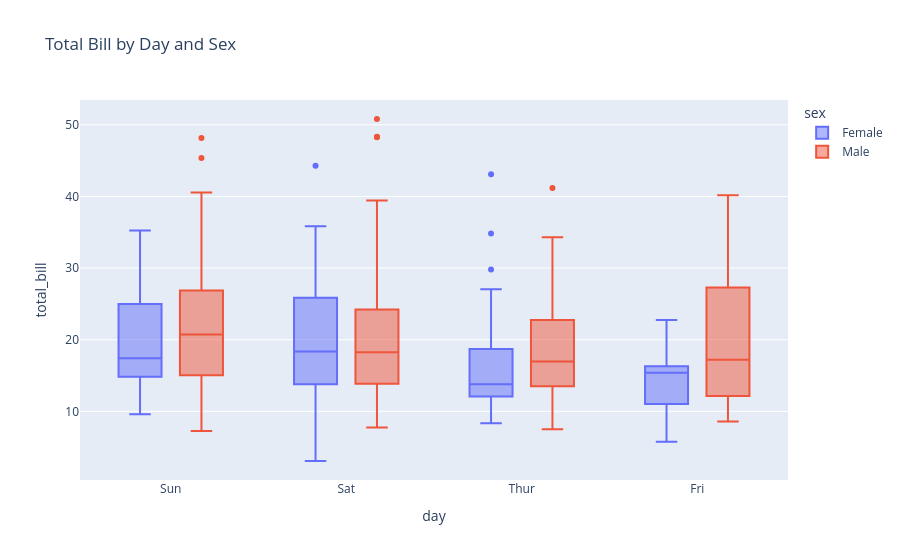
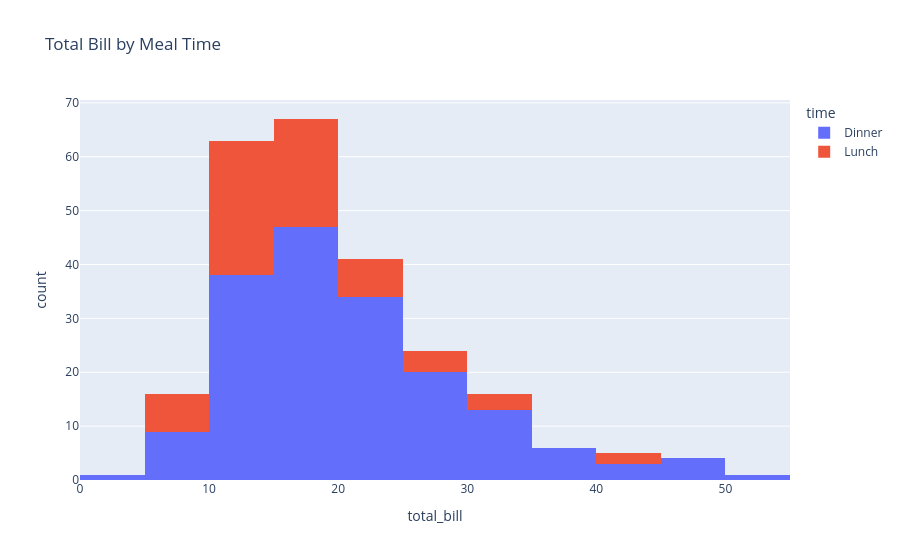

Notebook code for these charts, in order:
### Code cell
# Task 9: Interactive Box Plot and Histogram

fig = px.box(
    tips, x="day", y="total_bill", color="sex", title="Total Bill by Day and Sex"
)
fig.show()

fig = px.histogram(
    tips,
    x="total_bill",
    color="time",
    nbins=15,
    title="Total Bill by Meal Time",
)
fig.show()

### Figure 1 — Plotly figure (JSON) as saved in the notebook; plotly's stock layout.template omitted (floating-point values rounded to 4 significant figures; data arrays with more than 128 entries replaced by an {"elided": "..."} marker saying what was removed)
{"data": [{"alignmentgroup": "True", "hovertemplate": "sex=Female<br>day=%{x}<br>total_bill=%{y}<extra></extra>", "legendgroup": "Female", "marker": {"color": "#636efa"}, "name": "Female", "notched": false, "offsetgroup": "Female", "orientation": "v", "showlegend": true, "type": "box", "x": ["Sun", "Sun", "Sun", "Sun", "Sun", "Sun", "Sat", "Sat", "Sat", "Sat", "Sat", "Sat", "Sun", "Sun", "Sat", "Sat", "Sat", "Sat", "Sat", "Sat", "Sat", "Thur", "Thur", "Fri", "Fri", "Fri", "Fri", "Fri", "Sat", "Sat", "Sat", "Sat", "Sat", "Sun", "Sun", "Thur", "Thur", "Thur", "Thur", "Thur", "Thur", "Thur", "Thur", "Thur", "Thur", "Thur", "Thur", "Thur", "Thur", "Thur", "Thur", "Thur", "Thur", "Thur", "Thur", "Thur", "Thur", "Sun", "Sun", "Sun", "Sun", "Sun", "Sat", "Sat", "Sun", "Sun", "Sun", "Thur", "Thur", "Thur", "Thur", "Thur", "Thur", "Thur", "Sat", "Sat", "Sat", "Sat", "Sat", "Fri", "Fri", "Fri", "Fri", "Sat", "Sat", "Sat", "Thur"], "x0": " ", "xaxis": "x", "y": [16.99, 24.59, 35.26, 14.83, 10.33, 16.97, 20.29, 15.77, 19.65, 15.06, 20.69, 16.93, 10.29, 34.81, 26.41, 16.45, 3.07, 17.07, 26.86, 25.28, 14.73, 10.07, 34.83, 5.75, 16.32, 22.75, 11.35, 15.38, 44.3, 22.42, 20.92, 14.31, 7.25, 25.71, 17.31, 10.65, 12.43, 24.08, 13.42, 12.48, 29.8, 14.52, 11.38, 20.27, 11.17, 12.26, 18.26, 8.51, 10.33, 14.15, 13.16, 17.47, 27.05, 16.43, 8.35, 18.64, 11.87, 29.85, 25.0, 13.39, 16.21, 17.51, 10.59, 10.63, 9.6, 20.9, 18.15, 19.81, 43.11, 13.0, 12.74, 13.0, 16.4, 16.47, 12.76, 13.27, 28.17, 12.9, 30.14, 13.42, 15.98, 16.27, 10.09, 22.12, 35.83, 27.18, 18.78], "y0": " ", "yaxis": "y"}, {"alignmentgroup": "True", "hovertemplate": "sex=Male<br>day=%{x}<br>total_bill=%{y}<extra></extra>", "legendgroup": "Male", "marker": {"color": "#EF553B"}, "name": "Male", "notched": false, "offsetgroup": "Male", "orientation": "v", "showlegend": true, "type": "box", "x": {"elided": "157 str values"}, "x0": " ", "xaxis": "x", "y": {"elided": "157 float values"}, "y0": " ", "yaxis": "y"}], "layout": {"boxmode": "group", "legend": {"title": {"text": "sex"}, "tracegroupgap": 0}, "title": {"text": "Total Bill by Day and Sex"}, "xaxis": {"anchor": "y", "domain": [0, 1], "title": {"text": "day"}}, "yaxis": {"anchor": "x", "domain": [0, 1], "title": {"text": "total_bill"}}}}

### Figure 2 — Plotly figure (JSON) as saved in the notebook; plotly's stock layout.template omitted (floating-point values rounded to 4 significant figures; data arrays with more than 128 entries replaced by an {"elided": "..."} marker saying what was removed)
{"data": [{"bingroup": "x", "hovertemplate": "time=Dinner<br>total_bill=%{x}<br>count=%{y}<extra></extra>", "legendgroup": "Dinner", "marker": {"color": "#636efa", "pattern": {"shape": ""}}, "name": "Dinner", "nbinsx": 15, "orientation": "v", "showlegend": true, "type": "histogram", "x": {"elided": "176 float values"}, "xaxis": "x", "yaxis": "y"}, {"bingroup": "x", "hovertemplate": "time=Lunch<br>total_bill=%{x}<br>count=%{y}<extra></extra>", "legendgroup": "Lunch", "marker": {"color": "#EF553B", "pattern": {"shape": ""}}, "name": "Lunch", "nbinsx": 15, "orientation": "v", "showlegend": true, "type": "histogram", "x": [27.2, 22.76, 17.29, 19.44, 16.66, 10.07, 32.68, 15.98, 34.83, 13.03, 18.28, 24.71, 21.16, 10.65, 12.43, 24.08, 11.69, 13.42, 14.26, 15.95, 12.48, 29.8, 8.52, 14.52, 11.38, 22.82, 19.08, 20.27, 11.17, 12.26, 18.26, 8.51, 10.33, 14.15, 16.0, 13.16, 17.47, 34.3, 41.19, 27.05, 16.43, 8.35, 18.64, 11.87, 9.78, 7.51, 19.81, 28.44, 15.48, 16.58, 7.56, 10.34, 43.11, 13.0, 13.51, 18.71, 12.74, 13.0, 16.4, 20.53, 16.47, 12.16, 13.42, 8.58, 15.98, 13.42, 16.27, 10.09], "xaxis": "x", "yaxis": "y"}], "layout": {"barmode": "relative", "legend": {"title": {"text": "time"}, "tracegroupgap": 0}, "title": {"text": "Total Bill by Meal Time"}, "xaxis": {"anchor": "y", "domain": [0, 1], "title": {"text": "total_bill"}}, "yaxis": {"anchor": "x", "domain": [0, 1], "title": {"text": "count"}}}}
